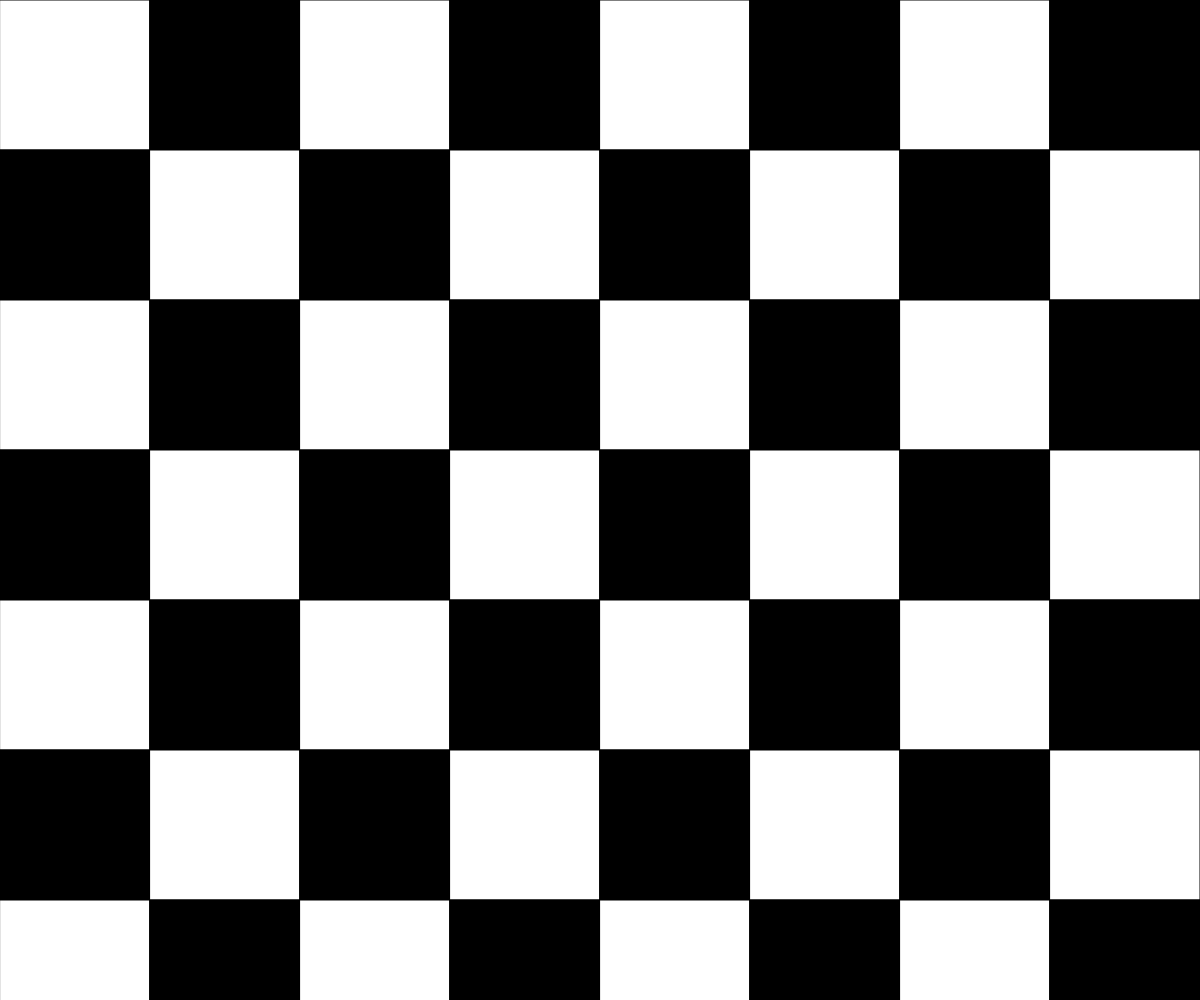
Frame 1 (no input)
Frame 60 (no input): identical to frame 1, image omitted
Frame 120 (the mouse pressed at the canvas centre since frame 60): identical to frame 1, image omitted

The p5.js sketch that drew this single still picture (run headless with seeded random() and noise() and a simulated clock; from frame 60 on, the mouse is pressed at the canvas centre):

// p5.js sketch
// ── sketch.js
function setup() {
  if (windowWidth > windowHeight) {
    createCanvas(windowWidth, windowHeight);
  }
  else {
    createCanvas(windowWidth, windowWidth);
  }
  
}

function draw() {
  background(220);
  chessBoard();      
}
function chessBoard () {
  let size = width/8;
  let isWhite = true;
  for (let x = 0; x < 8; x++) {
    for (let y = 0; y <8; y ++) {
      if (isWhite) {
        fill("white");
      }
      else {
        fill("black");
      
      }
      square (x*size, y* size, size);
      isWhite = !isWhite;
    }
    isWhite = !isWhite;
  }
}
